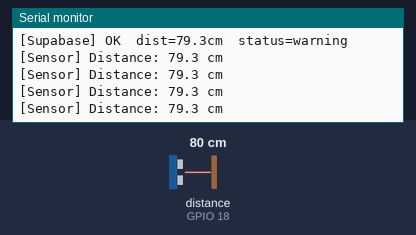
Recording of a sketch running on a simulated ESP32. Shown: the last lines printed to the serial monitor. Wiring (inferred from the names in the program): ultrasonic range finder: trigger GPIO 5; echo GPIO 18. The test bench sets the inputs (shaded band); at power-on: distance to the obstacle (sensor on GPIO 18) 80 cm. The echo pulse lasts 58.3 µs per cm; WiFi joins after 1.5 s; servers stay silent unless stated; uploads are accepted with an empty reply.

Above: at 3.2 s.
3.3 s: distance to the obstacle (sensor on GPIO 18) set to 43 cm
At 3.39 s:
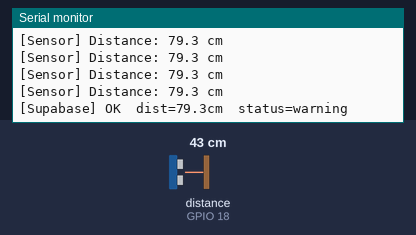
4.8 s: distance to the obstacle (sensor on GPIO 18) set to 36 cm
At 5.42 s:
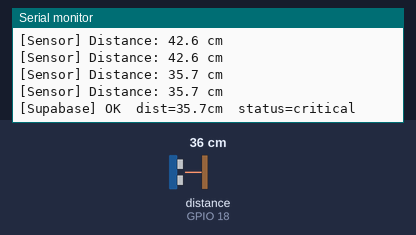
Timing chart, 0 to 7.8 s (numbered marks = the images above; inputs shaded):
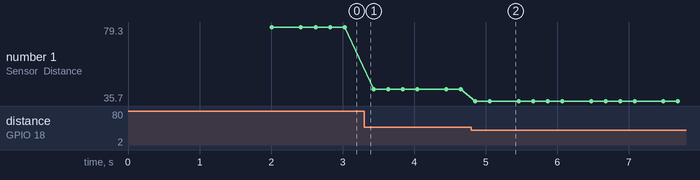

Measured:
- the behaviour switches between 41 and 40 cm on distance to the obstacle (sensor on GPIO 18) (found by bisection; images 1 and 2)
- after the input at 4.8 s, the serial monitor: prints a new line after 0.06 s (image 2)
- plotted number 1: 79.3 → 42.6 after the input at 3.3 s, 42.6 → 35.7 after the input at 4.8 s

The sketch:

ultrasonic_test.ino
```cpp
// ═══════════════════════════════════════════════════════════════════
// AUTONIX — Ultrasonic Sensor Test Sketch
// Reads HC-SR04 distance and pushes to Supabase live_metrics table.
// Dashboard reads it in real-time via Supabase Realtime.
//
// WIRING:
//   HC-SR04 VCC  → ESP32 5V (or Vin)
//   HC-SR04 GND  → ESP32 GND
//   HC-SR04 TRIG → ESP32 GPIO 5
//   HC-SR04 ECHO → ESP32 GPIO 18
//
// REQUIRED LIBS: WiFi (built-in), HTTPClient (built-in)
// ═══════════════════════════════════════════════════════════════════

#include <WiFi.h>
#include <HTTPClient.h>
#include <Arduino.h>

// ── FILL THESE IN BEFORE UPLOADING ───────────────────────────────
const char* WIFI_SSID      = "YOUR_WIFI_SSID";
const char* WIFI_PASSWORD  = "YOUR_WIFI_PASSWORD";
const char* SUPABASE_URL   = "https://zwahvtpzgxyhrhlgutyt.supabase.co";
const char* SUPABASE_KEY   = "eyJhbGciOiJIUzI1NiIsInR5cCI6IkpXVCJ9.eyJpc3MiOiJzdXBhYmFzZSIsInJlZiI6Inp3YWh2dHB6Z3h5aHJobGd1dHl0Iiwicm9sZSI6ImFub24iLCJpYXQiOjE3NzQwNTI2NjAsImV4cCI6MjA4OTYyODY2MH0.VQMhNRSxIvSRDsuGEL57vizRvq6LQHR-61HhpKIhnYs";
const char* DEVICE_ID      = "rover_01";
// ──────────────────────────────────────────────────────────────────

// ── PIN DEFINITIONS ───────────────────────────────────────────────
#define TRIG_PIN  5
#define ECHO_PIN 18

// ── TIMING ────────────────────────────────────────────────────────
#define SEND_INTERVAL_MS 1000   // Push data every 1 second

unsigned long lastSendMs = 0;

// ─────────────────────────────────────────────────────────────────
float readDistanceCM() {
  digitalWrite(TRIG_PIN, LOW);
  delayMicroseconds(2);

  digitalWrite(TRIG_PIN, HIGH);
  delayMicroseconds(10);
  digitalWrite(TRIG_PIN, LOW);

  unsigned long duration = pulseIn(ECHO_PIN, HIGH, 30000);
  if (duration == 0) return 999.0;   // out of range / timeout

  return duration * 0.034 / 2.0;
}

// ── Determine status label from distance ─────────────────────────
const char* getStatus(float dist) {
  if (dist <= 40)  return "critical";
  if (dist <= 100) return "warning";
  return "nominal";
}

// ── Push metric to Supabase via HTTP POST ─────────────────────────
void pushToSupabase(float distanceCm) {
  if (WiFi.status() != WL_CONNECTED) {
    Serial.println("[WiFi] Not connected — skipping send");
    return;
  }

  const char* status = getStatus(distanceCm);

  // Build JSON payload
  String payload = "{";
  payload += "\"device_id\":\"" + String(DEVICE_ID) + "\",";
  payload += "\"metric_name\":\"target_distance_cm\",";
  payload += "\"metric_value\":" + String(distanceCm, 1) + ",";
  payload += "\"unit\":\"cm\",";
  payload += "\"status\":\"" + String(status) + "\"";
  payload += "}";

  // Build full REST URL (upsert into live_metrics)
  String url = String(SUPABASE_URL) + "/rest/v1/live_metrics";

  HTTPClient http;
  http.begin(url);
  http.addHeader("Content-Type",  "application/json");
  http.addHeader("apikey",        SUPABASE_KEY);
  http.addHeader("Authorization", String("Bearer ") + SUPABASE_KEY);
  http.addHeader("Prefer",        "return=minimal");

  int code = http.POST(payload);

  if (code == 201 || code == 200) {
    Serial.print("[Supabase] OK  dist=");
    Serial.print(distanceCm, 1);
    Serial.print("cm  status=");
    Serial.println(status);
  } else {
    Serial.print("[Supabase] ERROR HTTP ");
    Serial.println(code);
  }

  http.end();
}

// ─────────────────────────────────────────────────────────────────
void setup() {
  Serial.begin(115200);
  delay(500);

  pinMode(TRIG_PIN, OUTPUT);
  pinMode(ECHO_PIN, INPUT);
  digitalWrite(TRIG_PIN, LOW);

  // Connect to Wi-Fi
  Serial.print("[WiFi] Connecting to ");
  Serial.println(WIFI_SSID);
  WiFi.begin(WIFI_SSID, WIFI_PASSWORD);

  unsigned long t = millis();
  while (WiFi.status() != WL_CONNECTED) {
    delay(500);
    Serial.print(".");
    if (millis() - t > 15000) {
      Serial.println("\n[WiFi] TIMEOUT — restarting");
      ESP.restart();
    }
  }

  Serial.println();
  Serial.print("[WiFi] Connected — IP: ");
  Serial.println(WiFi.localIP());
  Serial.println("[AUTONIX] Ultrasonic test started. Sending to dashboard...");
}

// ─────────────────────────────────────────────────────────────────
void loop() {
  float dist = readDistanceCM();

  // Always print to Serial Monitor
  if (dist >= 999.0) {
    Serial.println("[Sensor] Out of range (>5m)");
  } else {
    Serial.print("[Sensor] Distance: ");
    Serial.print(dist, 1);
    Serial.println(" cm");
  }

  // Push to Supabase at the configured interval
  unsigned long now = millis();
  if (now - lastSendMs >= SEND_INTERVAL_MS) {
    lastSendMs = now;
    if (dist < 999.0) {
      pushToSupabase(dist);
    }
  }

  delay(200);   // Read sensor 5x per second, push 1x per second
}
```
